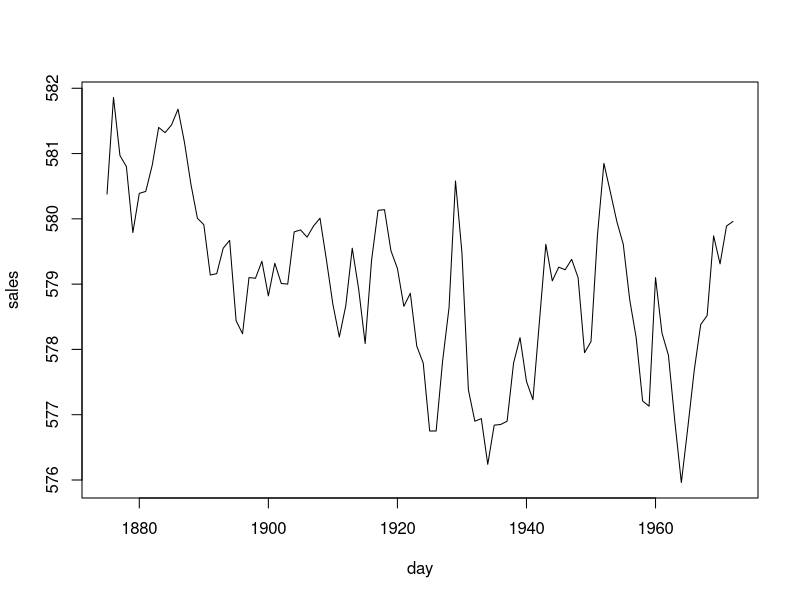
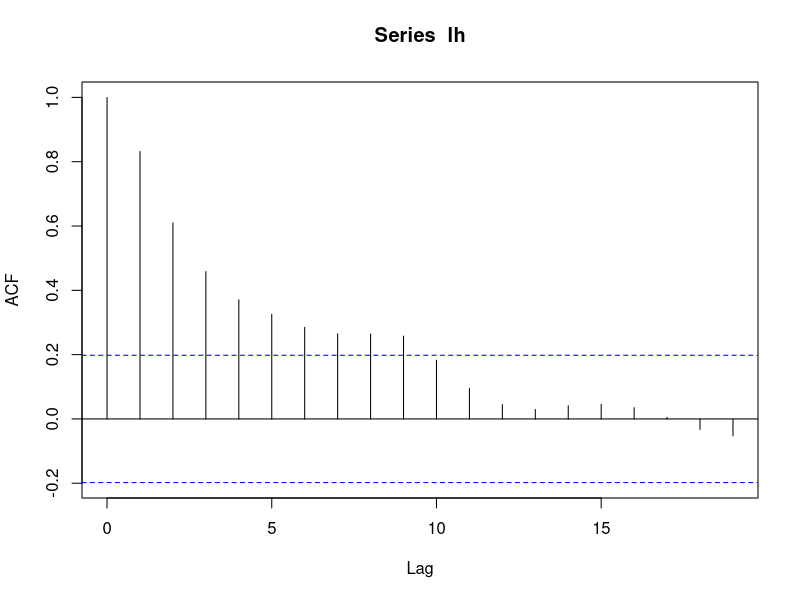
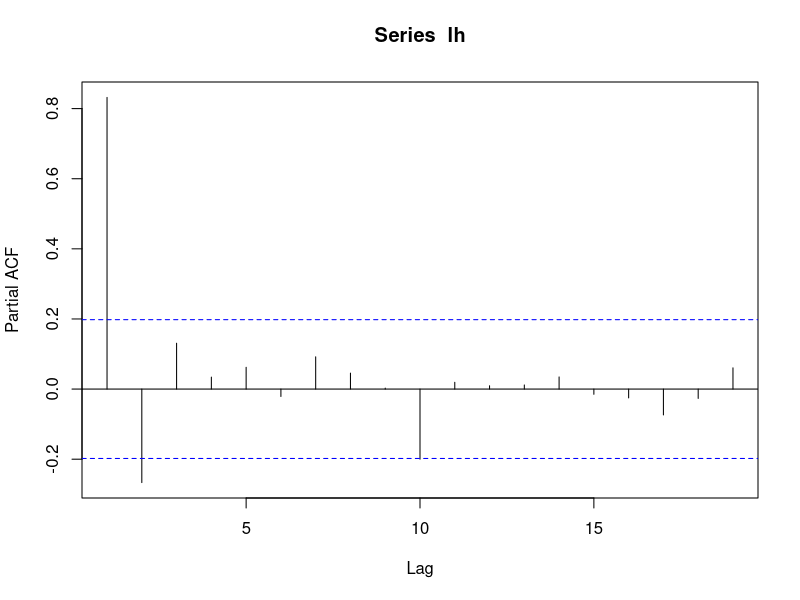
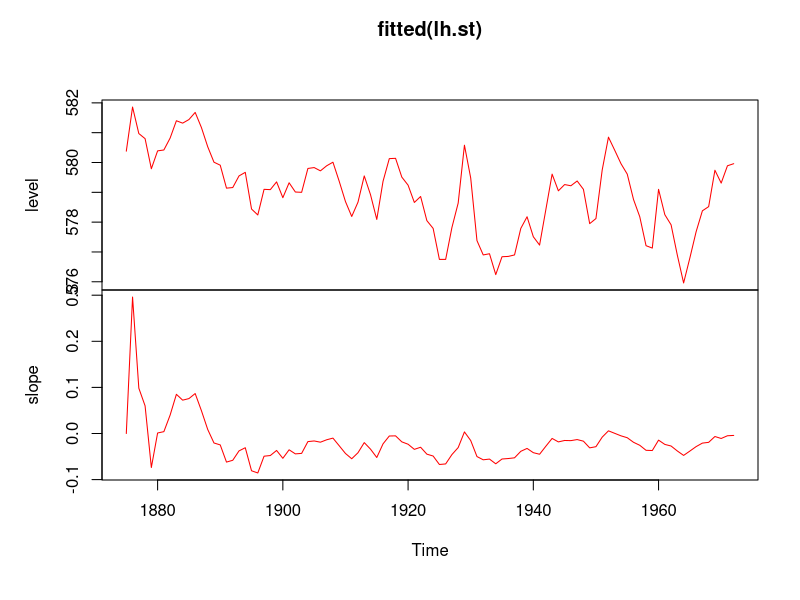
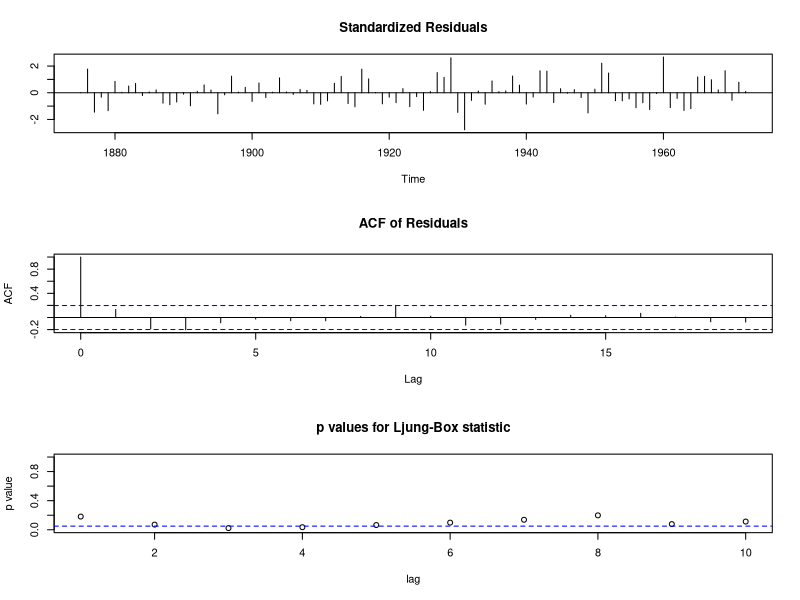
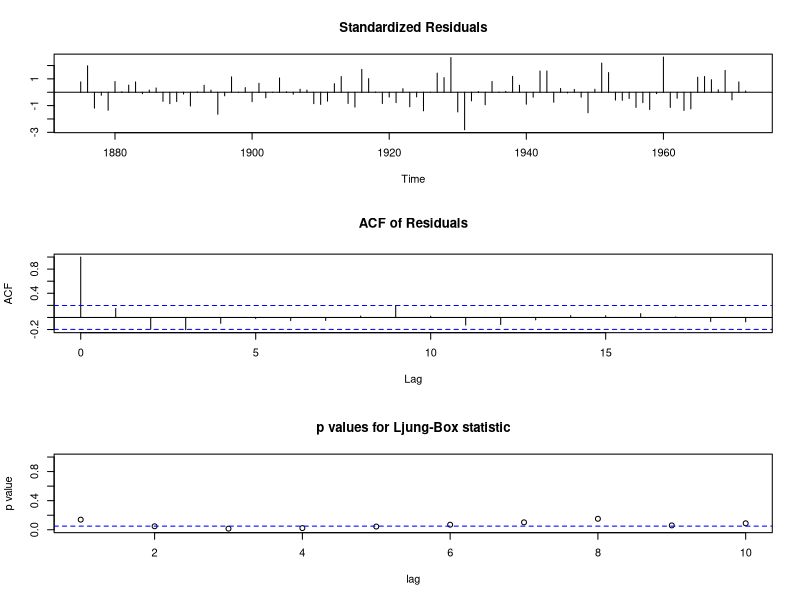

R code for these plots, in order:
## ---- chunk 1
knitr::opts_chunk$set(echo = TRUE)
knitr::opts_chunk$set(warning = FALSE)
knitr::opts_chunk$set(message = FALSE)
library("forecast")
## ---- chunk 2
lh <- LakeHuron
is.ts(lh)
lh
## ---- chunk 3
ts.plot(lh, gpars=list(xlab="day", ylab="sales", lty=c(1:3)))
## ---- chunk 4
acf(lh)
pacf(lh)
## ---- chunk 5
lh.st <- StructTS(lh, type = "trend")
lh.st
## ---- chunk 6
fitted(lh.st)
## ---- chunk 7
plot(fitted(lh.st),col = "red")
## ---- chunk 8
tsdiag(lh.st)
## ---- chunk 9
predict(lh.st, n.ahead = 10)
## ---- chunk 10
lh.arw<-ar(lh) # Defaults method = "yule-walker".
lh.arw
predict(lh.arw,n.ahead = 10)
## ---- chunk 11
lh.ar<-ar(lh, method="ols")
lh.ar
predict(lh.ar,n.ahead = 10)
## ---- chunk 12
lh.arb<-ar(lh, method="burg")
lh.arb
predict(lh.arb,n.ahead = 10)
## ---- chunk 13
lh.arima <- auto.arima(lh)
lh.arima
## ---- chunk 14
tsdiag(lh.arima)
## ---- chunk 15
predict(lh.arima, n.ahead=10, se.fit = TRUE)
